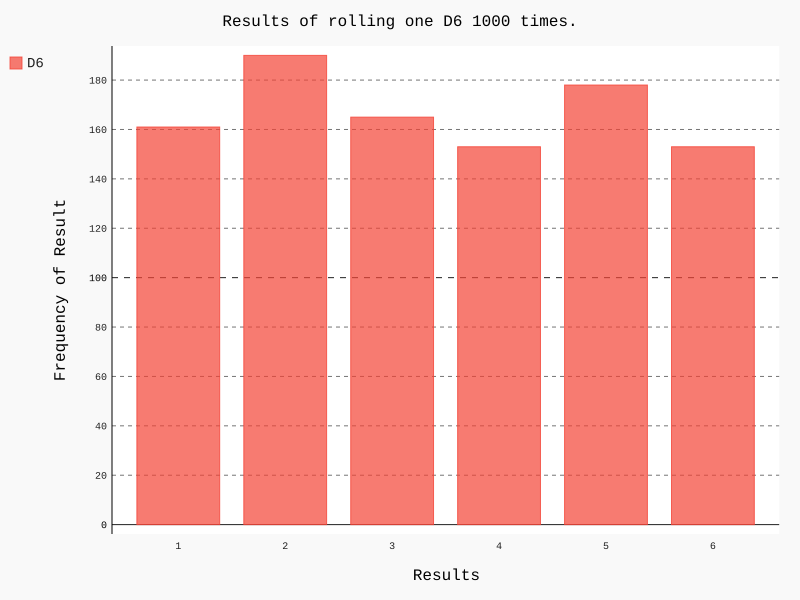

The script that drew this image:
import pygal
from die import Die

# Cria um D6
die = Die()

# Faz alguns lançamentos e armazena os resultados em uma lista.
results = list(die.roll() for roll_num in range(1000))
# Lista original.
# for roll_num in range(1000):
#     result = die.roll()
#     results.append(result)


# Analiza os resultados
frequencies = [results.count(value) for value in range(1, die.num_sides+1)]
# Lista original.
# for value in range(1, die.num_sides+1):
#     frequency = results.count(value)
#     frequencies.append(frequency)

# Visualiza os resultados
hist = pygal.Bar()

hist.title = "Results of rolling one D6 1000 times."
hist.x_labels = list(str(item) for item in range(1, die.num_sides+1))
hist.x_title = "Results"
hist.y_title = "Frequency of Result"

hist.add('D6', frequencies)
hist.render_to_file('die_visual.svg')
